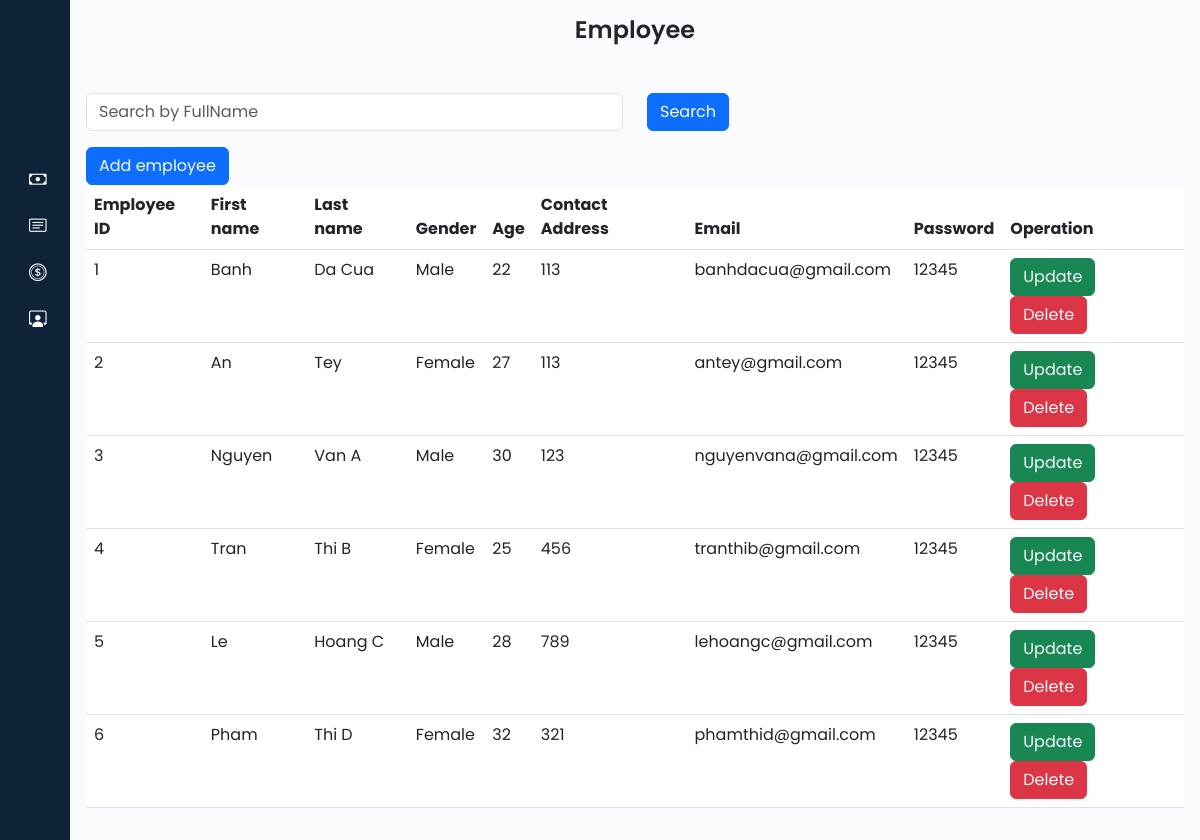
The app's page /admin/employee.php, older data.
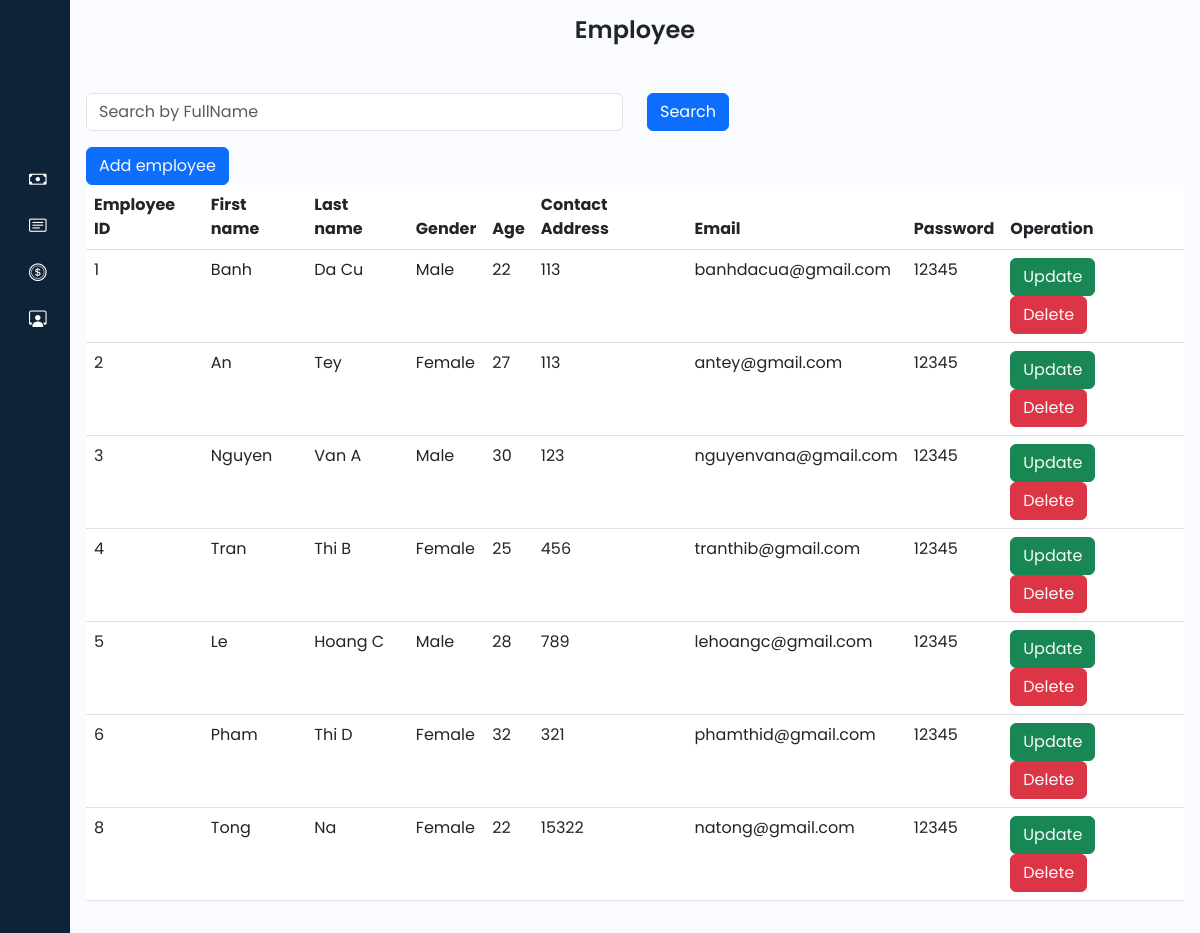
The same page, newer data.
### tables this page shows
CREATE TABLE `employee` (
  `emp_ID` int(11) NOT NULL,
  `fname` varchar(255) DEFAULT NULL,
  `lname` varchar(255) DEFAULT NULL,
  `gender` varchar(11) DEFAULT NULL,
  `age` int(11) DEFAULT NULL,
  `contact_add` int(11) DEFAULT NULL,
  `emp_email` varchar(255) DEFAULT NULL,
  `emp_pass` varchar(255) DEFAULT NULL
);

### admin/employee.php (the view, shortened to what this page needs)
<?php
@include '../connection/connect.php';
$select = "SELECT * FROM employee";
$result = mysqli_query($con, $select);
?>
<!DOCTYPE html>
<html lang="en">
<head>
    <link href="https://cdn.lineicons.com/4.0/lineicons.css" rel="stylesheet" />
    <link href="https://cdn.jsdelivr.net/npm/bootstrap@5.3.0-alpha3/dist/css/bootstrap.min.css" rel="stylesheet"
>
    <link rel="stylesheet" href="https://cdn.jsdelivr.net/npm/bootstrap-icons@1.11.3/font/bootstrap-icons.min.css">
    <link rel="stylesheet" href="style/style.css">
</head>
<body>
    <div class="wrapper">
        <?php include 'sidebar.php'; ?>
        <div class="main p-3">
            <div class="text-center mb-5">
                <h1>
                    Employee
                </h1>
            </div>
            <form method="post">
                <div class="row mb-3">
                    <div class="col-sm">
                        <input type="text" name="search_keyword" class="form-control" placeholder="Search by FullName" value="<?php echo isset($search_keyword) ? $search_keyword : ''; ?>">
                    </div>
                    <div class="col-sm">
                        <button type="submit" name="search" class="btn btn-primary">Search</button>
                    </div>
                </div>
            </form>
            <button class="btn btn-primary">
                <a href="operation/employee/create.php" class="text-light">Add employee</a>
            </button>
            <table class="table table-inverse">
            <thead>
                <tr>
                    <th>Employee ID</th>
                    <th>First name</th>
                    <th>Last name</th>
                    <th>Gender</th>
                    <th>Age</th>
                    <th>Contact Address</th>
                    <th>Email</th>
                    <th>Password</th>
                    <th>Operation</th>
                </tr>
            </thead>
            <tbody>
                <?php
                if ($result) {
                    while ($row = mysqli_fetch_assoc($result)) {
                        $emp_ID = $row['emp_ID'];
                        $fname = $row['fname'];
                        $lname = $row['lname'];
                        $gender = $row['gender'];
                        $age = $row['age'];
                        $contact_add = $row['contact_add'];
                        $emp_email = $row['emp_email'];
                        $emp_pass = $row['emp_pass'];
                        echo '<tr>
                            <td>'.$emp_ID.' </td>
                            <td>'.$fname.' </td>
                            <td>'.$lname.' </td>
                            <td>'.$gender.' </td>
                            <td>'.$age.' </td>
                            <td>'.$contact_add.' </td>
                            <td>'.$emp_email.' </td>
                            <td>'.$emp_pass.' </td>
                            <td>
                                <button class="btn btn-success"><a href="operation/employee/update.php?updateemp_ID='.$emp_ID.'" class="text-light">Update</a></button>
                                <button class="btn btn-danger"><a href="operation/employee/delete.php?deleteemp_ID='.$emp_ID.'" class="text-light">Delete</a></button>
                            </td>
                        </tr>';
                    }
                }
                ?>
            </tbody>
            </table>
        </div>
    </div>
</body>
</html>

### admin/sidebar.php (shortened to what this page needs)
<aside id="sidebar">
            <div class="d-flex">
                <button class="toggle-btn" type="button">
                </button>
            </div>
            <ul class="sidebar-nav">
                <li class="sidebar-item">
                    <a href="employee.php" class="sidebar-link">
                    </a>
                </li>
                <li class="sidebar-item">
                    <a href="jobDepartment.php" class="sidebar-link">
                    </a>
                </li>
                <li class="sidebar-item">
                    <a href="payRoll.php" class="sidebar-link">
                        <i class="bi bi-cash"></i>
                    </a>
                </li>
                <li class="sidebar-item">
                    <a href="qualification.php" class="sidebar-link">
                        <i class="bi bi-card-text"></i>
                    </a>
                </li>
                <li class="sidebar-item">
                    <a href="salaryBonus.php" class="sidebar-link">
                        <i class="bi bi-coin"></i>
                    </a>
                </li>
                <li class="sidebar-item">
                    <a href="admins.php" class="sidebar-link">
                        <i class="bi bi-person-workspace"></i>
                    </a>
                </li>
            </ul>
            <div class="sidebar-footer">
                <a href="../logout.php" class="sidebar-link">
                </a>
            </div>
        </aside>

### admin/style/style.css (style rules this page uses)
a { text-decoration: none; }
li { list-style: none; }
h1 { font-weight: 600; font-size: 1.5rem; }
body { font-family: 'Poppins', sans-serif; }
.wrapper { display: flex; }
.main { min-height: 100vh; width: 100%; overflow: hidden; transition: all 0.35s ease-in-out; background-color: #fafbfe; }
#sidebar { width: 70px; min-width: 70px; z-index: 1000; transition: all .25s ease-in-out; background-color: #0e2238; display: flex; flex-direction: column; }
.toggle-btn { background-color: transparent; cursor: pointer; border: 0; padding: 1rem 1.5rem; }
.sidebar-nav { padding: 2rem 0; flex: 1 1 auto; }
a.sidebar-link { padding: .625rem 1.625rem; color: #FFF; display: block; font-size: 0.9rem; white-space: nowrap; border-left: 3px solid transparent; }
.sidebar-link i { font-size: 1.1rem; margin-right: .75rem; }
.sidebar-item { position: relative; }

Row changes from the older to the newer data that the page shows:
changed employee "Banh": lname "Da Cua" → "Da Cu"
added employee: emp_ID "8", fname "Tong", lname "Na", gender "Female", age "22", contact_add "15322", emp_email "natong@gmail.com", emp_pass "12345"
